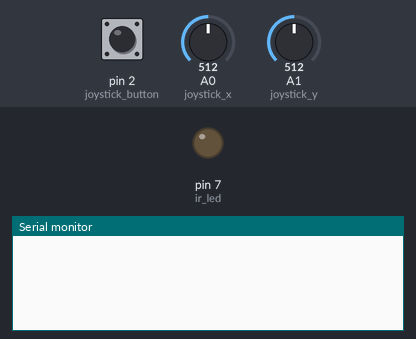
Recording of a sketch running on a simulated Arduino Uno, built with avr-gcc and run on an emulated ATmega328P. Shown: output pins drawn as LEDs (lit = HIGH), the last lines printed to the serial monitor. The test bench sets the inputs (shaded band); at power-on: A0 (joystick_x) = 512, A1 (joystick_y) = 512, pin 2 (joystick_button) HIGH.

Above: at 1.2 s.
1.3 s: A0 (joystick_x) set to 581
2.8 s: A0 (joystick_x) set to 610
At 2.97 s:
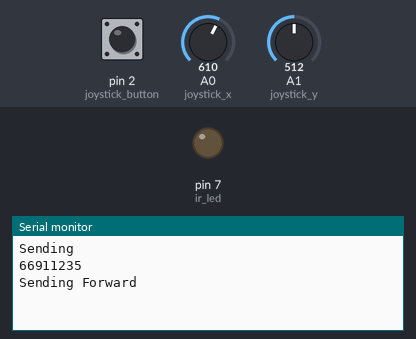
7.8 s: A1 (joystick_y) set to 605
At 8.09 s:
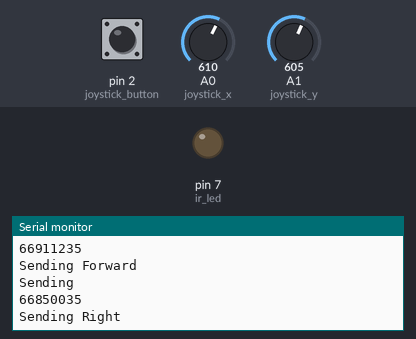
9.3 s: A1 (joystick_y) set to 588
At 10.05 s:
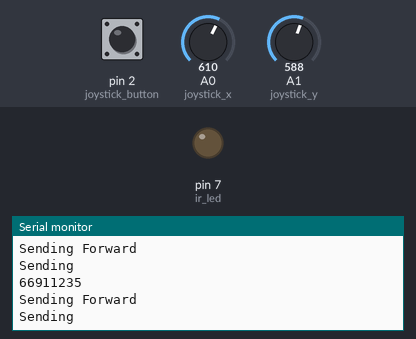

The sketch:

Controller.ino
```cpp
#include <IRremote.h>

const int joystick_x = A0;
const int joystick_y = A1;
const int joystick_button = 2;
const int ir_led = 7;

int x_value = 0;
int y_value = 0;

IRsend irsend;

void setup() {
  pinMode(joystick_x, INPUT);
  pinMode(joystick_y, INPUT);
  pinMode(joystick_button, INPUT);
  digitalWrite(joystick_button, HIGH);
  pinMode(ir_led, OUTPUT);
  Serial.begin(9600);
}

int convert_value(int data) {
  return (data * 12 / 1024);
}

void send_data(long int data) {
    irsend.sendNEC(data, 32);
    Serial.println("Sending");
    Serial.println(data);
    delay(40);
}

void loop() {

  x_value = convert_value(analogRead(joystick_x));
  y_value = convert_value(analogRead(joystick_y));

  if(!digitalRead(joystick_button)) {
    send_data(66849015);
    Serial.print("Sending joystick button\n");
  }

  if(x_value > 6) {
    // Forward
    // 00000011 11111100 11111100 00000011
    send_data(66911235);
    Serial.print("Sending Forward\n");
  }
  else if(x_value < 4) {
    // Backwards
    // 00000011 11111100 00000011 11111100
    send_data(66847740);
    Serial.print("Sending Backwards\n");
  }

  if(y_value < 4) {
    // Left
    // 00000011 11111100 00110000 11001111
    send_data(66859215);
    Serial.print("Sending Left\n");
  }
  else if(y_value > 6) {
    // Right
    // 00000011 11111100 00001100 11110011
    send_data(66850035);
    Serial.print("Sending Right\n");
  }

  if ((x_value > 4 && x_value < 6) && (y_value > 4 && y_value < 6)) {
    // Don't move
    // 00000011 11111100 00000000 11111111
    send_data(66846975);
    Serial.print("Sending Don't move\n");
  }
//  for (int i = 0; i < 3; i++) {
//    irsend.sendNEC(0xFF00FF00, 32);
//    Serial.println("Sending '00000011`11111100`11111111`00000000'");
//    delay(40);
//  }
}
```

Measured:
- the behaviour switches between 597 and 598 on A0 (joystick_x) (found by bisection; images 0 and 1)
- the behaviour switches between 598 and 597 on A1 (joystick_y) (found by bisection; images 2 and 3)
- after the input at 2.8 s, the serial monitor: prints a new line after 0.07 s (image 1)
- after the input at 7.8 s, the serial monitor: prints a new line after 0.19 s (image 2)
